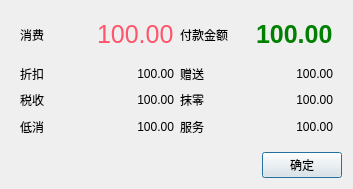
<?xml version="1.0" encoding="UTF-8"?>
<ui version="4.0">
 <class>fast_pay_detail_Dialog</class>
 <widget class="QDialog" name="fast_pay_detail_Dialog">
  <property name="geometry">
   <rect>
    <x>0</x>
    <y>0</y>
    <width>353</width>
    <height>189</height>
   </rect>
  </property>
  <property name="windowTitle">
   <string>Dialog</string>
  </property>
  <layout class="QVBoxLayout" name="verticalLayout">
   <item>
    <widget class="QFrame" name="frame">
     <property name="outer_stylesheet" stdset="0">
      <string>frame_detail_show</string>
     </property>
     <layout class="QGridLayout" name="gridLayout">
      <item row="5" column="0">
       <widget class="QLabel" name="label_18">
        <property name="styleSheet">
         <string notr="true"/>
        </property>
        <property name="text">
         <string>低消</string>
        </property>
        <property name="outer_stylesheet" stdset="0">
         <string>label_pre</string>
        </property>
       </widget>
      </item>
      <item row="2" column="0">
       <widget class="QLabel" name="label_10">
        <property name="text">
         <string>折扣</string>
        </property>
       </widget>
      </item>
      <item row="2" column="1">
       <widget class="QLabel" name="label_discount">
        <property name="text">
         <string>100.00</string>
        </property>
        <property name="alignment">
         <set>Qt::AlignRight|Qt::AlignTrailing|Qt::AlignVCenter</set>
        </property>
       </widget>
      </item>
      <item row="0" column="2">
       <widget class="QLabel" name="label_14">
        <property name="text">
         <string>付款金额</string>
        </property>
       </widget>
      </item>
      <item row="5" column="2">
       <widget class="QLabel" name="label_19">
        <property name="text">
         <string>服务</string>
        </property>
        <property name="outer_stylesheet" stdset="0">
         <string>label_pre</string>
        </property>
       </widget>
      </item>
      <item row="2" column="3">
       <widget class="QLabel" name="label_present">
        <property name="text">
         <string>100.00</string>
        </property>
        <property name="alignment">
         <set>Qt::AlignRight|Qt::AlignTrailing|Qt::AlignVCenter</set>
        </property>
       </widget>
      </item>
      <item row="5" column="3">
       <widget class="QLabel" name="label_servicecost">
        <property name="text">
         <string>100.00</string>
        </property>
        <property name="alignment">
         <set>Qt::AlignRight|Qt::AlignTrailing|Qt::AlignVCenter</set>
        </property>
       </widget>
      </item>
      <item row="5" column="1">
       <widget class="QLabel" name="label_lowcost">
        <property name="text">
         <string>100.00</string>
        </property>
        <property name="alignment">
         <set>Qt::AlignRight|Qt::AlignTrailing|Qt::AlignVCenter</set>
        </property>
       </widget>
      </item>
      <item row="0" column="1">
       <widget class="QLabel" name="label_amount">
        <property name="styleSheet">
         <string notr="true">font-size:19pt;
color:#ff546b;</string>
        </property>
        <property name="text">
         <string>100.00</string>
        </property>
       </widget>
      </item>
      <item row="2" column="2">
       <widget class="QLabel" name="label_11">
        <property name="text">
         <string>赠送</string>
        </property>
       </widget>
      </item>
      <item row="0" column="0">
       <widget class="QLabel" name="label">
        <property name="text">
         <string>消费</string>
        </property>
       </widget>
      </item>
      <item row="1" column="0" colspan="4">
       <widget class="QLabel" name="label_2">
        <property name="minimumSize">
         <size>
          <width>0</width>
          <height>2</height>
         </size>
        </property>
        <property name="maximumSize">
         <size>
          <width>16777215</width>
          <height>2</height>
         </size>
        </property>
        <property name="text">
         <string/>
        </property>
        <property name="outer_stylesheet" stdset="0">
         <string>line_div_h</string>
        </property>
       </widget>
      </item>
      <item row="0" column="3">
       <widget class="QLabel" name="label_rsv">
        <property name="styleSheet">
         <string notr="true">font-size:19pt;
color:green;
font-weight:bold;</string>
        </property>
        <property name="text">
         <string>100.00</string>
        </property>
       </widget>
      </item>
      <item row="3" column="0">
       <widget class="QLabel" name="label_13">
        <property name="text">
         <string>税收</string>
        </property>
       </widget>
      </item>
      <item row="3" column="1">
       <widget class="QLabel" name="label_tax">
        <property name="text">
         <string>100.00</string>
        </property>
        <property name="alignment">
         <set>Qt::AlignRight|Qt::AlignTrailing|Qt::AlignVCenter</set>
        </property>
       </widget>
      </item>
      <item row="3" column="3">
       <widget class="QLabel" name="label_blotout">
        <property name="text">
         <string>100.00</string>
        </property>
        <property name="alignment">
         <set>Qt::AlignRight|Qt::AlignTrailing|Qt::AlignVCenter</set>
        </property>
       </widget>
      </item>
      <item row="3" column="2">
       <widget class="QLabel" name="label_12">
        <property name="text">
         <string>抹零</string>
        </property>
       </widget>
      </item>
     </layout>
    </widget>
   </item>
   <item>
    <layout class="QHBoxLayout" name="horizontalLayout" stretch="1,0">
     <item>
      <widget class="QLabel" name="label_desc">
       <property name="styleSheet">
        <string notr="true">color:#ff546b;</string>
       </property>
      </widget>
     </item>
     <item>
      <widget class="lds_toolbar_button" name="pushButton">
       <property name="text">
        <string>确定</string>
       </property>
       <property name="outer_stylesheet" stdset="0">
        <string>pushbutton</string>
       </property>
      </widget>
     </item>
    </layout>
   </item>
  </layout>
 </widget>
 <customwidgets>
  <customwidget>
   <class>lds_toolbar_button</class>
   <extends>QPushButton</extends>
   <header>lds_toolbar_button.h</header>
  </customwidget>
 </customwidgets>
 <resources/>
 <connections/>
</ui>
